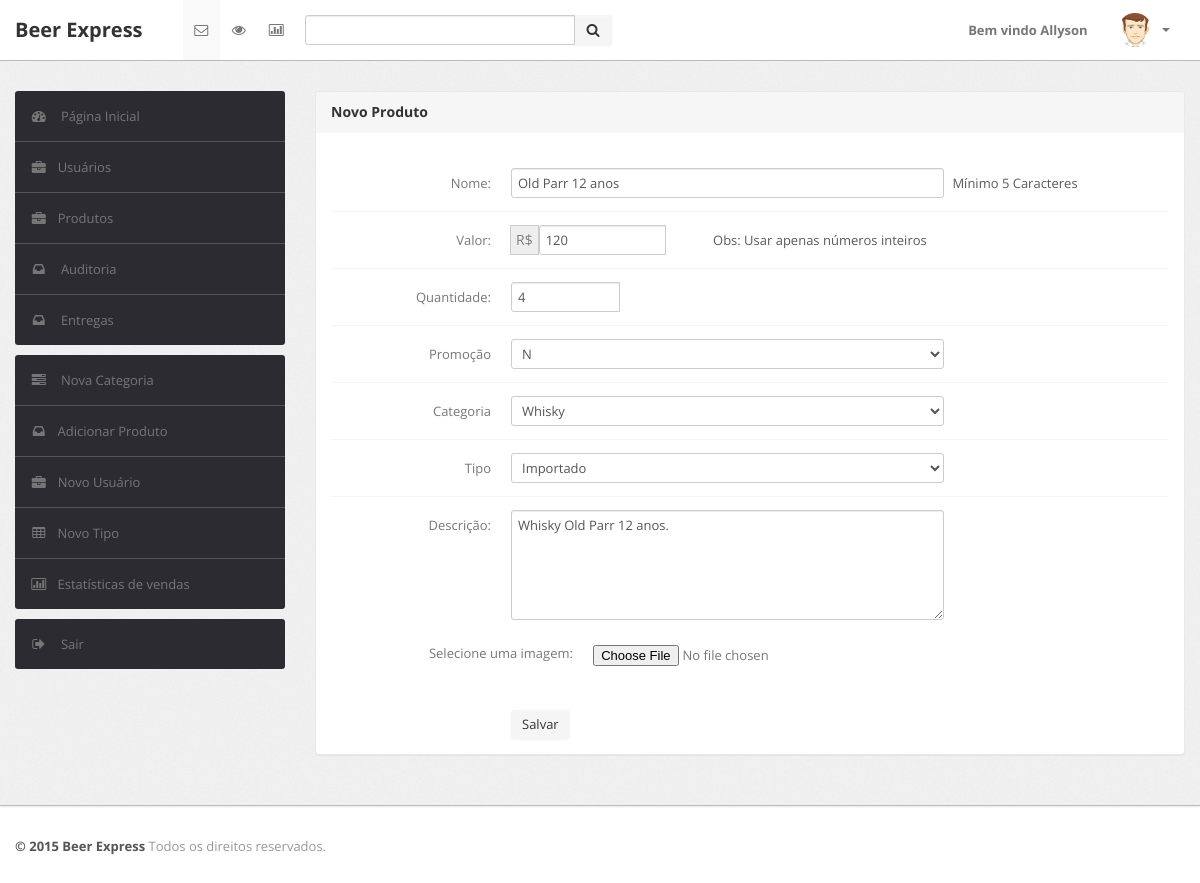
The page /delivery/editar_produto.php?id=1 (signed in) on the database its author committed.
### tables this page shows
CREATE TABLE IF NOT EXISTS `produto` (
  `id` int(11) NOT NULL AUTO_INCREMENT,
  `nome` varchar(50) DEFAULT NULL,
  `descricao` text,
  `id_tipo` int(11) DEFAULT NULL,
  `foto_caminho` varchar(200) DEFAULT NULL,
  `data_cadastro` date DEFAULT NULL,
  `quantidade_disponivel` int(3) DEFAULT NULL,
  `promocao` varchar(1) DEFAULT NULL,
  `preco` decimal(10,0) DEFAULT NULL,
  `id_categoria` int(11) DEFAULT NULL,
  PRIMARY KEY (`id`),
  KEY `fk_id_categoria` (`id_categoria`),
  KEY `fk_id_tipo` (`id_tipo`),
  CONSTRAINT `fk_id_categoria` FOREIGN KEY (`id_categoria`) REFERENCES `categoria` (`id`),
  CONSTRAINT `fk_id_tipo` FOREIGN KEY (`id_tipo`) REFERENCES `tipo` (`id`)
);

CREATE TABLE IF NOT EXISTS `categoria` (
  `id` int(11) NOT NULL AUTO_INCREMENT,
  `nome` varchar(20) DEFAULT NULL,
  `data_cadastro` date DEFAULT NULL,
  `descricao` text,
  PRIMARY KEY (`id`)
);

CREATE TABLE IF NOT EXISTS `tipo` (
  `id` int(11) NOT NULL AUTO_INCREMENT,
  `nome` varchar(20) DEFAULT NULL,
  `data_cadastro` date DEFAULT NULL,
  PRIMARY KEY (`id`)
);

### delivery/editar_produto.php (the view, shortened to what this page needs)
<?php
$id_produto_banco =  isset($_GET["id"])?$_GET["id"]:'';
?>
<!DOCTYPE html>
<html lang="en">
<head>
	<link type="text/css" href="bootstrap/css/bootstrap.min.css" rel="stylesheet">
	<link type="text/css" href="bootstrap/css/bootstrap-responsive.min.css" rel="stylesheet">
	<link type="text/css" href="css/theme.css" rel="stylesheet">
	<link type="text/css" href="images/icons/css/font-awesome.css" rel="stylesheet">
</head>
<body>
	<div class="navbar navbar-fixed-top">
		<div class="navbar-inner">
			<div class="container">
			  	<a class="brand" href="index.php">
			  		Beer Express
			  	</a>
				<div class="nav-collapse collapse navbar-inverse-collapse">
					<ul class="nav nav-icons">
						<li class="active"><a href="#">
							<i class="icon-envelope"></i>
						</a></li>
						<li><a href="#">
							<i class="icon-eye-open"></i>
						</a></li>
						<li><a href="#">
							<i class="icon-bar-chart"></i>
						</a></li>
					</ul>
					<form class="navbar-search pull-left input-append" action="#">
						<input type="text" class="span3">
						<button class="btn" type="button">
							<i class="icon-search"></i>
						</button>
					</form>
					<ul class="nav pull-right">
						<li><a href="#">Bem vindo  <?php echo $_SESSION['nome'];?> </a></li>
						<li class="nav-user dropdown">
							<a href="#" class="dropdown-toggle" data-toggle="dropdown">
								<img src="images/user.png" class="nav-avatar" />
								<b class="caret"></b>
							</a>
						</li>
					</ul>
				</div>
			</div>
		</div>
	</div>
	<div class="wrapper">
		<div class="container">
			<div class="row">
				<div class="span3">
					<div class="sidebar">
						<ul class="widget widget-menu unstyled">
							<li class="active">
								<a href="index.php">
									<i class="menu-icon icon-dashboard"></i>
									Página Inicial
								</a>
							</li>
							<li>
								<a href="activity.html">
									<i class="icon-briefcase"></i>
									&nbsp; Usuários
								</a>
							</li>
							<li>
                                <a href="produtos.php">
                                    <i class="icon-briefcase"></i>
                                    &nbsp; Produtos
                                </a>
                            </li>
							<li>
								<a href="auditoria.php">
									<i class="menu-icon icon-inbox"></i>
									Auditoria
								</a>
							</li>
							<li>
                            <a href="entrega.php">
                                    <i class="menu-icon icon-inbox"></i>
                                    Entregas
                                </a>
                            </li>
						</ul>
						<ul class="widget widget-menu unstyled">
                                <li><a href="nova_categoria.php"><i class="menu-icon icon-tasks"></i> Nova Categoria </a></li>
                                <li><a href="novo_produto.php"><i class="menu-icon icon-inbox"></i>Adicionar Produto </a></li>
                                <li><a href="novo_usuario.php"><i class="icon-briefcase"></i> &nbsp;  Novo Usuário </a></li>
                                <li><a href="novo_tipo.php"><i class="menu-icon icon-table"></i>Novo Tipo </a></li>
                                <li><a href="graficos.php"><i class="menu-icon icon-bar-chart"></i>Estatísticas de vendas </a></li>
                            </ul>
						<ul class="widget widget-menu unstyled">
							<li>
								<a href="sair.php">
									<i class="menu-icon icon-signout"></i>
									Sair
								</a>
							</li>
						</ul>
					</div>
				</div>
				<div class="span9">
					<div class="content">
						<div class="module">
							<div class="module-head">
								<h3>Novo Produto</h3>
							</div>
							<div class="module-body">
									<br />
										<?php
										if($_GET){
										$sql_banco = mysql_query("select p.nome, p.descricao, p.id_tipo, p.foto_caminho, p.quantidade_disponivel, p.promocao, p.preco, p.id_categoria, t.nome as nome_tipo,
																 c.nome as nome_categoria from produto as p
																 inner join tipo as t on t.id=p.id_tipo
																 inner join categoria as c on c.id=p.id_categoria where p.id=$id_produto_banco");
										if(mysql_num_rows($sql_banco)>0){
											while($linhas_banco = mysql_fetch_array($sql_banco, MYSQL_ASSOC)){
												$nome_produto_banco       =	$linhas_banco['nome'];
												$descricao_produto_banco  = $linhas_banco['descricao'];
												$quantidade_produto_banco = $linhas_banco['quantidade_disponivel'];
												$preco_produto_banco      = $linhas_banco['preco'];
												$promocao_produto_banco	  = $linhas_banco['promocao'];
												$id_categoria_banco       = $linhas_banco['id_categoria'];
												$nome_categoria_banco 	  = $linhas_banco['nome_categoria'];
												$id_tipo_banco            = $linhas_banco['id_tipo'];
												$nome_tipo_banco          = $linhas_banco['nome_tipo'];
											}
										}else{
										}
										}
										?>
									<form class="form-horizontal row-fluid"  method="post" action="editar_produto.php?id=<?php echo $id_produto_banco;?>" enctype="multipart/form-data">
										<div class="control-group">
											<label class="control-label" for="basicinput">Nome: </label>
											<div class="controls">
												<input type="text" id="basicinput" class="span8" name="nome" value="<? echo $nome_produto_banco;?>"  required>
												<span class="help-inline">Mínimo 5 Caracteres</span>
											</div>
										</div>
									 	<div class="control-group">
											<label class="control-label" for="basicinput">Valor: </label>
											<div class="controls">
												<div class="input-append">
													<span class="add-on" >R$</span><input type="number" class="span8" name="valor" value="<? echo $preco_produto_banco;?>" required>
												</div>
												<span class="help-inline">Obs: Usar apenas números inteiros</span>
											</div>
										</div>
										<div class="control-group">
											<label class="control-label" for="basicinput">Quantidade: </label>
											<div class="controls">
												<div class="input-append">
													<input type="number" class="span8" name="quantidade" value="<? echo $quantidade_produto_banco;?>" >
												</div>
											</div>
										</div>
										<div class="control-group">
											<label class="control-label" for="basicinput">Promoção</label>
											<div class="controls">
												<select tabindex="1"  class="span8" name="promocao" >
													<option value="<? echo $promocao_produto_banco;?>" ><? echo $promocao_produto_banco;?> </option>
												</select>
											</div>
										</div>
								 		<div class="control-group">
											<label class="control-label" for="basicinput">Categoria</label>
											<div class="controls">
												<select tabindex="1" class="span8" name="id_categoria" >
													<option value="<? echo $id_categoria_banco;?>"><? echo $nome_categoria_banco;?></option>
												</select>
											</div>
										</div>
							<div class="control-group">
											<label class="control-label" for="basicinput">Tipo</label>
											<div class="controls">
												<select tabindex="1" class="span8" name="id_tipo">
													<option value="<? echo $id_tipo_banco;?>"><? echo $nome_tipo_banco;?></option>
												</select>
											</div>
										</div>
										<div class="control-group">
											<label class="control-label" for="basicinput">Descrição: </label>
											<div class="controls">
												<textarea class="span8" rows="5" name="descricao" required><? echo $descricao_produto_banco;?></textarea>
											</div>
										</div>
										<br>
											&nbsp;&nbsp;&nbsp;&nbsp;&nbsp;&nbsp;&nbsp;&nbsp;&nbsp;&nbsp;&nbsp;&nbsp;&nbsp;&nbsp;&nbsp;&nbsp;&nbsp;&nbsp;&nbsp;&nbsp;&nbsp;&nbsp;&nbsp;
											&nbsp;&nbsp;&nbsp;&nbsp; Selecione uma imagem: &nbsp;&nbsp;&nbsp;&nbsp;&nbsp;<input name="arquivo" type="file" />
											<br><br><br>
										<div class="control-group">
											<div class="controls">
												<button type="submit" class="btn">Salvar</button>
											</div>
										</div>
									</form>
							</div>
						</div>
					</div>
				</div>
			</div>
		</div>
	</div>
	<div class="footer">
		<div class="container">
			<b class="copyright">&copy; 2015 Beer Express </b> Todos os direitos reservados.
		</div>
	</div>
</body>

### rows shown on the page
produto: nome "Old Parr 12 anos", valor "120", quantidade "4", promocao "N", id_categoria "Whisky", id_tipo "Importado", descricao "Whisky Old Parr 12 anos."

### other values the page prints
$_SESSION['nome'] "Allyson"
